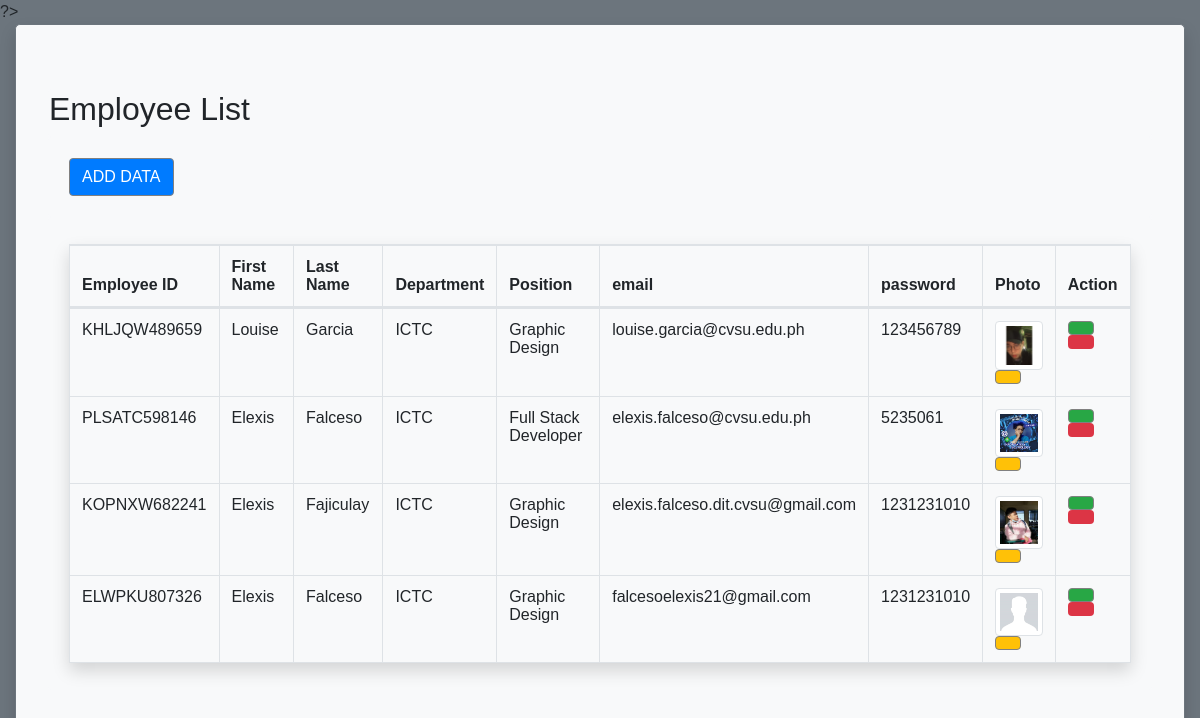
Page /employee.php on the committed database.
### tables this page shows
CREATE TABLE `employee` (
  `id` int(11) NOT NULL,
  `images` varchar(255) NOT NULL,
  `Employee_No` varchar(255) NOT NULL,
  `first_name` varchar(255) NOT NULL,
  `last_name` varchar(255) NOT NULL,
  `department` varchar(255) NOT NULL,
  `position` varchar(255) NOT NULL,
  `email` varchar(255) NOT NULL,
  `password` varchar(255) NOT NULL
);

### employee.php (the view, shortened to what this page needs)
    <link rel="stylesheet" href="https://stackpath.bootstrapcdn.com/bootstrap/4.2.1/css/bootstrap.min.css">
    <link rel="stylesheet" href="https://cdn.datatables.net/1.10.18/css/dataTables.bootstrap4.min.css">
    <link rel="stylesheet" href="https://cdnjs.cloudflare.com/ajax/libs/font-awesome/6.0.0/css/all.min.css">
    <link href="https://cdn.lineicons.com/4.0/lineicons.css" rel="stylesheet" />
    <link rel="stylesheet" href="styles.css">
</head>
<body>
    <div class="container-fluid" style="float: center;">
    <div class="jumbotron bg-light shadow border border-secondary">
            <div class="card bg-light" style="border-color: transparent;">
                <h2> Employee List </h2>
            </div>
            <div class="card bg-light" style="border-color: transparent;">
                <div class="card-body bg-light" style="border-color: transparent;">
                    <button type="button" class="btn btn-primary float-left" data-toggle="modal" data-target="#studentaddmodal1">
                        ADD DATA
                    </button>
                </div>
            </div>
            <div class="card bg-light" style="border-color: transparent;">
                <div class="card-body" style="border-color: transparent;">
                    <?php
                $connection = mysqli_connect("localhost","root","");
                $query = "SELECT * FROM `employee`";
                $query_run = mysqli_query($connection, $query);
            ?>
                    <table id="datatableid" class="table table-bordered shadow">
                        <thead>
                            <tr>
                                <th scope="col">Employee ID</th>
                                <th scope="col">First Name</th>
                                <th scope="col">Last Name</th>
                                <th scope="col">Department</th>
                                <th scope="col">Position</th>
                                <th scope="col">email</th>
                                <th scope="col">password</th>
                                <th scope="col">Photo</th>
                                <th scope="col"> Action </th>
                            </tr>
                        </thead>
                        <?php
                if($query_run)
                {
                    foreach($query_run as $row)
                    {
            ?>
                        <tbody>
                            <tr>
                                <td> <?php echo $row['Employee_No']; ?> </td>
                                <td> <?php echo $row['first_name']; ?> </td>
                                <td><?php echo $row['last_name']; ?> </td>
                                <td> <?php echo $row['department']; ?> </td>
                                <td> <?php echo $row['position']; ?> </td>
                                <td> <?php echo $row['email']; ?> </td>
                                <td> <?php echo $row['password']; ?> </td>
                                <td> <img src="<?php echo $row['images']; ?>" alt="Image" class='img-thumbnail' width='50'>
                                <button type="button" class="btn btn-warning editImageBtn"><i class="lni lni-image"></i></button></td>
                                <td>
                                <button type="button" class="btn btn-success editbtn"><i class="lni lni-pencil"></i></button>
                                <button type="button" class="btn btn-danger deletebtn"><i class="lni lni-trash-can"></i></button>
                                </td>
                            </tr>
                        </tbody>
                        <?php
                    }
                }
                else
                {
                    echo "No Record Found";
                }
            ?>
                    </table>
                </div>
            </div>
        </div>
    </div>

### styles.css (style rules this page uses)
body { font-family: 'Poppins', sans-serif; margin: 0; overflow-x: hidden; background-color: #6c757d; }
* { box-sizing: border-box; }
.jumbotron { border-color: white; }

### employee.php (style rules this page uses)
.card .deletebtn, .jumbotron .deletebtn { border-color: transparent; }
.btn { border: 1px solid gray; }

### rows in the picture
employee: Employee_No "KHLJQW489659", first_name "Louise", last_name "Garcia", department "ICTC", position "Graphic Design", email "louise.garcia@cvsu.edu.ph", password "123456789", images (picture)
employee: Employee_No "PLSATC598146", first_name "Elexis", last_name "Falceso", department "ICTC", position "Full Stack Developer", email "elexis.falceso@cvsu.edu.ph", password "5235061", images (picture)
employee: Employee_No "KOPNXW682241", first_name "Elexis", last_name "Fajiculay", department "ICTC", position "Graphic Design", email "elexis.falceso.dit.cvsu@gmail.com", password "1231231010", images (picture)
employee: Employee_No "ELWPKU807326", first_name "Elexis", last_name "Falceso", department "ICTC", position "Graphic Design", email "falcesoelexis21@gmail.com", password "1231231010", images (picture)
